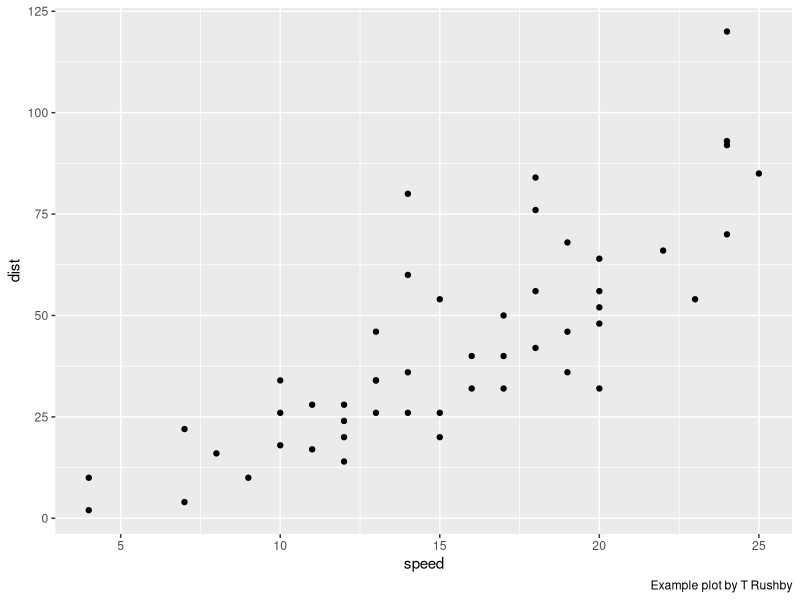

This chart was generated by the following R code:
## ---- chunk 1
knitr::opts_chunk$set(echo = TRUE)
## ---- chunk 2
# install.packages("ggplot2")
library(ggplot2)
## ---- chunk 3
ggplot(data = cars, mapping = aes(x = speed, y = dist)) +
  geom_point() +
  labs(caption = "Example plot by T Rushby")
